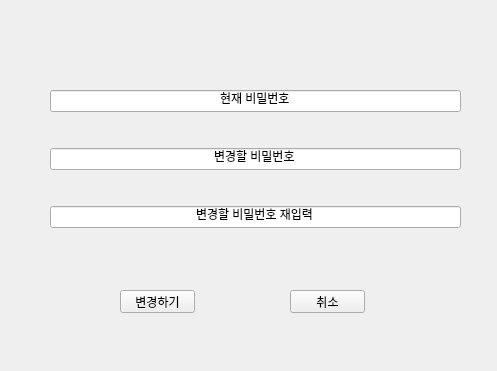
<?xml version="1.0" encoding="UTF-8"?>
<ui version="4.0">
 <class>Form</class>
 <widget class="QWidget" name="Form">
  <property name="geometry">
   <rect>
    <x>0</x>
    <y>0</y>
    <width>497</width>
    <height>371</height>
   </rect>
  </property>
  <property name="windowTitle">
   <string>Form</string>
  </property>
  <widget class="QWidget" name="gridLayoutWidget_2">
   <property name="geometry">
    <rect>
     <x>50</x>
     <y>60</y>
     <width>411</width>
     <height>201</height>
    </rect>
   </property>
   <layout class="QGridLayout" name="gridLayout_2">
    <item row="1" column="0">
     <widget class="QLineEdit" name="newPassword">
      <property name="text">
       <string>변경할 비밀번호</string>
      </property>
      <property name="alignment">
       <set>Qt::AlignCenter</set>
      </property>
     </widget>
    </item>
    <item row="2" column="0">
     <widget class="QLineEdit" name="newPasswordRe">
      <property name="text">
       <string>변경할 비밀번호 재입력</string>
      </property>
      <property name="alignment">
       <set>Qt::AlignCenter</set>
      </property>
     </widget>
    </item>
    <item row="0" column="0">
     <widget class="QLineEdit" name="currentPassword">
      <property name="text">
       <string>현재 비밀번호</string>
      </property>
      <property name="alignment">
       <set>Qt::AlignCenter</set>
      </property>
     </widget>
    </item>
   </layout>
  </widget>
  <widget class="QPushButton" name="btn_change">
   <property name="geometry">
    <rect>
     <x>120</x>
     <y>290</y>
     <width>75</width>
     <height>23</height>
    </rect>
   </property>
   <property name="text">
    <string>변경하기</string>
   </property>
  </widget>
  <widget class="QPushButton" name="btn_cancel">
   <property name="geometry">
    <rect>
     <x>290</x>
     <y>290</y>
     <width>75</width>
     <height>23</height>
    </rect>
   </property>
   <property name="text">
    <string>취소</string>
   </property>
  </widget>
 </widget>
 <resources/>
 <connections/>
</ui>
